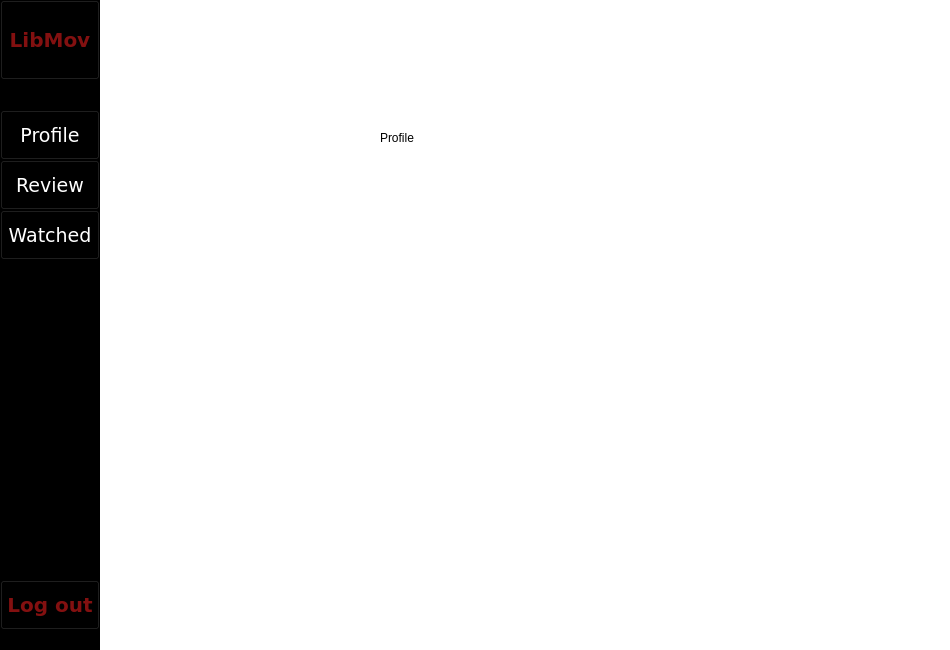
<?xml version="1.0" encoding="UTF-8"?>
<ui version="4.0">
 <class>Form</class>
 <widget class="QWidget" name="Form">
  <property name="geometry">
   <rect>
    <x>0</x>
    <y>0</y>
    <width>950</width>
    <height>650</height>
   </rect>
  </property>
  <property name="minimumSize">
   <size>
    <width>950</width>
    <height>650</height>
   </size>
  </property>
  <property name="maximumSize">
   <size>
    <width>950</width>
    <height>650</height>
   </size>
  </property>
  <property name="windowTitle">
   <string>Form</string>
  </property>
  <property name="styleSheet">
   <string notr="true">background-color: rgb(255, 255, 255);</string>
  </property>
  <widget class="QFrame" name="menu">
   <property name="geometry">
    <rect>
     <x>0</x>
     <y>0</y>
     <width>100</width>
     <height>650</height>
    </rect>
   </property>
   <property name="minimumSize">
    <size>
     <width>100</width>
     <height>650</height>
    </size>
   </property>
   <property name="maximumSize">
    <size>
     <width>100</width>
     <height>650</height>
    </size>
   </property>
   <property name="styleSheet">
    <string notr="true">background-color: rgb(0, 0, 0);</string>
   </property>
   <property name="frameShape">
    <enum>QFrame::StyledPanel</enum>
   </property>
   <property name="frameShadow">
    <enum>QFrame::Raised</enum>
   </property>
   <widget class="QPushButton" name="logoutBT">
    <property name="geometry">
     <rect>
      <x>0</x>
      <y>580</y>
      <width>100</width>
      <height>50</height>
     </rect>
    </property>
    <property name="minimumSize">
     <size>
      <width>100</width>
      <height>50</height>
     </size>
    </property>
    <property name="maximumSize">
     <size>
      <width>100</width>
      <height>50</height>
     </size>
    </property>
    <property name="font">
     <font>
      <family>Verdana</family>
      <pointsize>15</pointsize>
      <bold>true</bold>
     </font>
    </property>
    <property name="styleSheet">
     <string notr="true">color: rgb(131, 16, 16);</string>
    </property>
    <property name="text">
     <string>Log out</string>
    </property>
   </widget>
   <widget class="QPushButton" name="reviewBT">
    <property name="geometry">
     <rect>
      <x>0</x>
      <y>160</y>
      <width>100</width>
      <height>50</height>
     </rect>
    </property>
    <property name="minimumSize">
     <size>
      <width>100</width>
      <height>50</height>
     </size>
    </property>
    <property name="maximumSize">
     <size>
      <width>100</width>
      <height>50</height>
     </size>
    </property>
    <property name="font">
     <font>
      <family>Verdana</family>
      <pointsize>14</pointsize>
     </font>
    </property>
    <property name="styleSheet">
     <string notr="true">color: rgb(255, 255, 255);</string>
    </property>
    <property name="text">
     <string>Review</string>
    </property>
   </widget>
   <widget class="QPushButton" name="watchBT">
    <property name="geometry">
     <rect>
      <x>0</x>
      <y>210</y>
      <width>100</width>
      <height>50</height>
     </rect>
    </property>
    <property name="minimumSize">
     <size>
      <width>100</width>
      <height>50</height>
     </size>
    </property>
    <property name="maximumSize">
     <size>
      <width>100</width>
      <height>50</height>
     </size>
    </property>
    <property name="font">
     <font>
      <family>Verdana</family>
      <pointsize>14</pointsize>
     </font>
    </property>
    <property name="styleSheet">
     <string notr="true">color: rgb(255, 255, 255);</string>
    </property>
    <property name="text">
     <string>Watched</string>
    </property>
   </widget>
   <widget class="QPushButton" name="libmovBT">
    <property name="geometry">
     <rect>
      <x>0</x>
      <y>0</y>
      <width>100</width>
      <height>80</height>
     </rect>
    </property>
    <property name="minimumSize">
     <size>
      <width>100</width>
      <height>80</height>
     </size>
    </property>
    <property name="maximumSize">
     <size>
      <width>100</width>
      <height>80</height>
     </size>
    </property>
    <property name="font">
     <font>
      <family>Verdana</family>
      <pointsize>15</pointsize>
      <bold>true</bold>
     </font>
    </property>
    <property name="styleSheet">
     <string notr="true">background-color: rgb(0, 0, 0);
color: rgb(131, 16, 16);</string>
    </property>
    <property name="text">
     <string>LibMov</string>
    </property>
   </widget>
   <widget class="QPushButton" name="profileBT">
    <property name="geometry">
     <rect>
      <x>0</x>
      <y>110</y>
      <width>100</width>
      <height>50</height>
     </rect>
    </property>
    <property name="minimumSize">
     <size>
      <width>100</width>
      <height>50</height>
     </size>
    </property>
    <property name="maximumSize">
     <size>
      <width>100</width>
      <height>50</height>
     </size>
    </property>
    <property name="font">
     <font>
      <family>Verdana</family>
      <pointsize>14</pointsize>
     </font>
    </property>
    <property name="styleSheet">
     <string notr="true">color: rgb(255, 255, 255);</string>
    </property>
    <property name="text">
     <string>Profile</string>
    </property>
   </widget>
  </widget>
  <widget class="QLabel" name="label">
   <property name="geometry">
    <rect>
     <x>380</x>
     <y>130</y>
     <width>58</width>
     <height>16</height>
    </rect>
   </property>
   <property name="text">
    <string>Profile</string>
   </property>
  </widget>
 </widget>
 <resources/>
 <connections/>
</ui>
